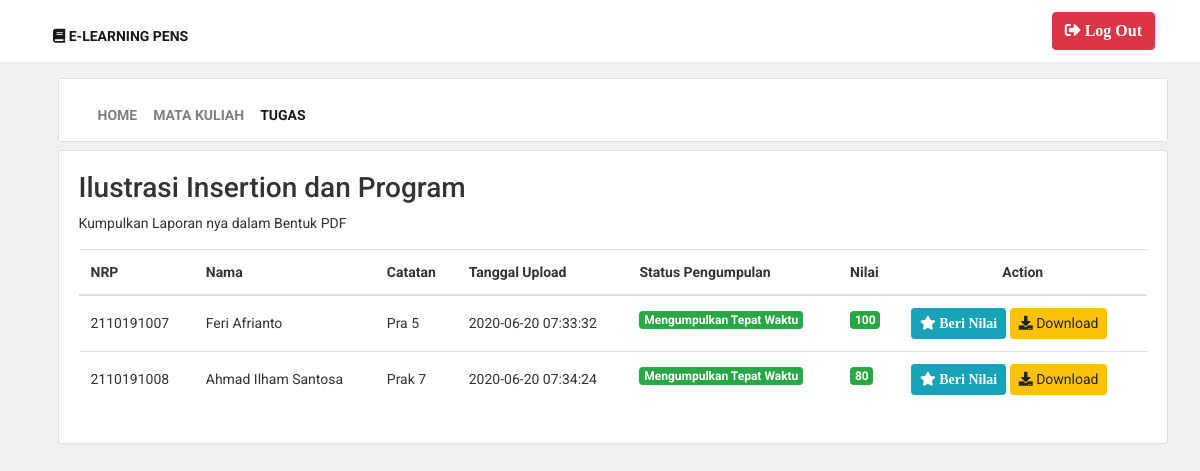
Screenshot of /lihat_tugas_dosen.php?id=1 with the database file from the repository.
### tables this page shows
CREATE TABLE `tugas` (
  `id_tugas` int(11) NOT NULL,
  `judul_tugas` varchar(255) NOT NULL,
  `deskripsi_tugas` varchar(255) DEFAULT NULL,
  `tanggal` datetime NOT NULL,
  `id_matkul` int(11) NOT NULL
);

CREATE TABLE `detailtugas` (
  `id_detail_tugas` int(11) NOT NULL,
  `nama_file` varchar(255) NOT NULL,
  `catatan` varchar(255) NOT NULL,
  `nilai` int(11) NOT NULL DEFAULT '0',
  `path` varchar(255) NOT NULL,
  `tanggal_upload` datetime NOT NULL,
  `nrp` varchar(30) NOT NULL,
  `id_tugas` int(11) NOT NULL
);

CREATE TABLE `mahasiswa` (
  `nrp` int(30) NOT NULL,
  `nama` varchar(255) NOT NULL,
  `tgl_lahir` date NOT NULL,
  `alamat` text NOT NULL,
  `telepon` varchar(13) NOT NULL,
  `kd_kelas` int(50) NOT NULL
);

### lihat_tugas_dosen.php (the view, shortened to what this page needs)
<!DOCTYPE html>
<html lang="en">
<head>
    <link rel="stylesheet" href="assets/styles/bootstrap.min.css" />
    <link rel="stylesheet" href="assets/fontawesome/web-fonts-with-css/css/fontawesome-all.min.css" />
    <link rel="stylesheet" type="text/css" href="assets/styles/styles.css" />
</head>
<body>
    <?php
        require_once 'includes/connection.php';
        $idTugas = $_GET['id'];
        $data1 = $con->query("SELECT * FROM tugas WHERE id_tugas='$idTugas'");
        $row1 = $data1->fetch_assoc();
	?>
    <nav class="navbar navbar-expand-lg navbar-light" id="navbar">
        <div class="container">
            <div class="collapse navbar-collapse" id="navigation">
                <div class="padding-nav">
                    <ul class="navbar-nav mr-auto">
                        <li class="nav-item">
                            <a class="nav-link active" href="index.php">
                                <i class="fa fa-book"></i> E-Learning PENS
                            </a>
                        </li>
                    </ul>
                </div>
            </div>
            <div class="clearfix">
                <a href="logout.php" class="btn btn-danger navbar-btn right">
                    <i class="fa fa-sign-out-alt"> Log Out</i>
                </a>
            </div>
        </div>
    </nav>
    <div id="content">
        <div class="container">
            <div class="card mt-3">
                <nav class="navbar navbar-expand-lg navbar-light" id="navbar">
                    <div class="container">
                        <div class="collapse navbar-collapse" id="navigation">
                            <div class="padding-nav">
                                <ul class="navbar-nav mr-auto">
                                    <li class="nav-item">
                                        <a class="nav-link" href="halaman_dosen.php">Home</a>
                                    </li>
                                    <li class="nav-item">
                                        <a class="nav-link " href="matakuliah.php">Mata Kuliah</a>
                                    </li>
                                    <li class="nav-item">
                                        <a class="nav-link active" href="">Tugas</a>
                                    </li>
                                </ul>
                            </div>
                        </div>
                    </div>
                </nav>
            </div>
            <div class="row mt-2">
                <div class="col-md-12" id="cart">
                    <div class="card">
                        <div class="card-body">
                            <h3><?php echo $row1['judul_tugas'] ?></h3>
                            <p><?php echo $row1['deskripsi_tugas'] ?></p>
                            <div class="table-responsive">
                                <table class="table">
                                    <thead>
                                        <tr>
                                            <th>NRP</th>
                                            <th>Nama</th>
                                            <th>Catatan</th>
                                            <th>Tanggal Upload</th>
                                            <th>Status Pengumpulan</th>
                                            <th>Nilai</th>
                                            <th class="text-center">Action</th>
                                        </tr>
                                    </thead>
                                    <tbody>
                                        <?php
    $data = $con->query("SELECT * FROM detailtugas,mahasiswa WHERE detailtugas.nrp = mahasiswa.nrp AND id_tugas='$idTugas'");
    while ($row = $data->fetch_assoc()) {
    ?>
                                        <tr>
                                            <td><?php echo $row["nrp"]; ?></td>
                                            <td><?php echo $row["nama"]; ?></td>
                                            <td><?php echo $row["catatan"]; ?></td>
                                            <td><?php echo $row["tanggal_upload"]; ?></td>
                                            <td>
                                                <h6>
                                                    <?php
            $date1=date_create($row['tanggal_upload']);
            $date2=date_create($row1['tanggal']);
            $diff=date_diff($date1,$date2);
            if($diff->format("%R") == '-') { ?>
                                                    <span class="badge badge-warning">Telah Mengumpulkan</span>
                                                    <?php } else {?>
                                                    <span class="badge badge-success">Mengumpulkan Tepat Waktu</span>
                                                    <?php }?>
                                                </h6>
                                            </td>
                                            <td>
                                                <h6>
                                                    <?php if($row["nilai"] == 0) { ?>
                                                    <span class="badge badge-danger">Belum dinilai</span>
                                                    <?php } else {?>
                                                    <span class="badge badge-success"><?php echo $row['nilai']?></span>
                                                    <?php }?>
                                                </h6>
                                            </td>
                                            <td>
<a href="edittugas.php?id=<?php echo $row['id_detail_tugas']?>"
    class="btn btn-info btn-sm" data-toggle="modal"
    data-target="#modalNilai<?php echo $row['id_detail_tugas']; ?>"><i
        class="fas fa-star">&nbsp;Beri
        Nilai</i>
</a>
                                                <a href="<?php echo $row['path']?>" class="btn btn-warning btn-sm"><i
                                                        class="fas fa-download"></i>&nbsp;Download
                                                </a>
                                            </td>
                                        </tr>
                                        <?php
    }
?>
                                    </tbody>
                                </table>
                            </div>
                        </div>
                    </div>
                </div>
            </div>
</body>
</html>

### assets/styles/styles.css (style rules this page uses)
body { font-family: "Roboto", Helvetica, Arial, sans-serif; font-size: 14px; line-height: 1.42857143; color: #333; background-color: #f0f0f0; overflow-x: hidden; }
.navbar { background: white; }
a.nav-link { text-transform: uppercase; font-weight: bold; font-size: 14px; }
.padding-nav { padding-top: 10px; }
#content { padding-left: 25px; }
#content #cart .table tbody tr td { vertical-align: middle; }

### rows the page displays
tugas: judul_tugas "Ilustrasi Insertion dan Program", deskripsi_tugas "Kumpulkan Laporan nya dalam Bentuk PDF"
detailtugas: mahasiswa.nrp "2110191007", mahasiswa.nama "Feri Afrianto", catatan "Pra 5", tanggal_upload "2020-06-20 07:33:32", shows "Mengumpulkan Tepat Waktu", nilai "100"
detailtugas: mahasiswa.nrp "2110191008", mahasiswa.nama "Ahmad Ilham Santosa", catatan "Prak 7", tanggal_upload "2020-06-20 07:34:24", shows "Mengumpulkan Tepat Waktu", nilai "80"
